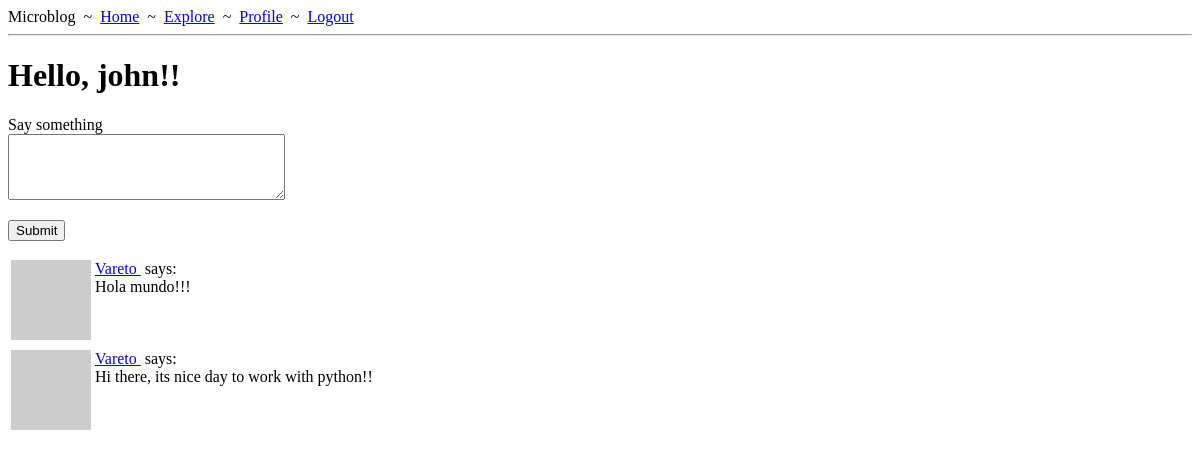
The page /index (signed in) on the database as committed earlier.
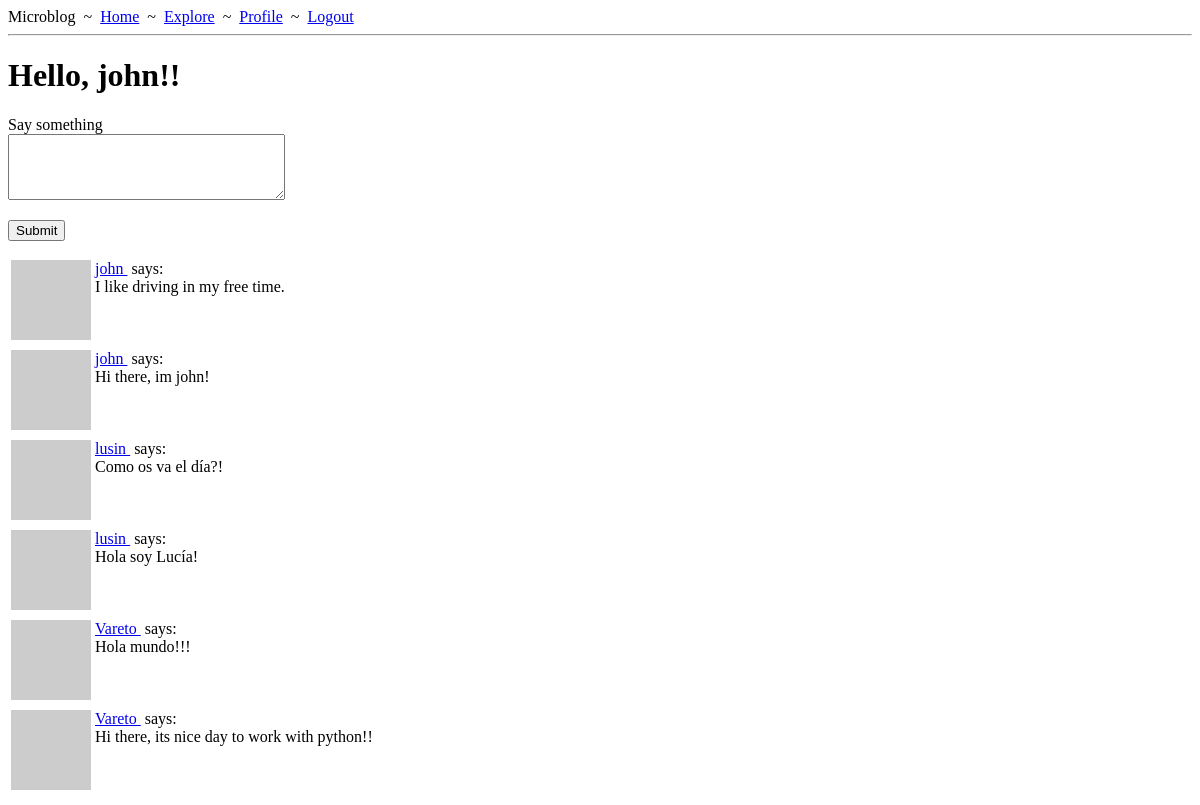
The same page on the database as committed later.
### app/models.py (models this page shows, shortened)
class User(UserMixin, db.Model):
    id: so.Mapped[int] = so.mapped_column(primary_key=True)
    username: so.Mapped[str] = so.mapped_column(sa.String(64), index=True,
                                                unique=True)
    email: so.Mapped[str] = so.mapped_column(sa.String(120), index=True,
                                             unique=True)
    password_hash: so.Mapped[Optional[str]] = so.mapped_column(sa.String(256))
    posts: so.WriteOnlyMapped['Post'] = so.relationship(
        back_populates='author'
    )
    following: so.WriteOnlyMapped['User'] = so.relationship(
        secondary=followers,
        primaryjoin=(followers.c.follower_id == id),
        secondaryjoin=(followers.c.followed_id == id),
        back_populates='followers'
    )
    followers: so.WriteOnlyMapped['User'] = so.relationship(
        secondary=followers,
        primaryjoin=(followers.c.followed_id == id),
        secondaryjoin=(followers.c.follower_id == id),
        back_populates='following'
    )
    about_me: so.Mapped[Optional[str]] = so.mapped_column(sa.String(140))
    last_seen: so.Mapped[Optional[datetime]] = so.mapped_column(
        default=lambda: datetime.now(timezone.utc))
    def avatar(self, size):
        digest = md5(self.email.lower().encode('utf-8')).hexdigest()
        return f'https://www.gravatar.com/avatar/{digest}?d=identicon&s={size}'
    def following_posts(self):
        Author = so.aliased(User)
        Follower = so.aliased(User)
        return (
            sa.select(Post)
            .join(Post.author.of_type(Author))
            .join(Author.followers.of_type(Follower), isouter=True)
            .where(sa.or_(
                Follower.id == self.id,
                Author.id == self.id
            ))
            .group_by(Post)
            .order_by(Post.timestamp.desc())
        )

class Post(db.Model):
    id: so.Mapped[int] = so.mapped_column(primary_key=True)
    body: so.Mapped[str] = so.mapped_column(sa.String(140))
    timestamp: so.Mapped[datetime] = so.mapped_column(
        index=True, default=lambda: datetime.now(timezone.utc)
    )
    user_id: so.Mapped[int] = so.mapped_column(sa.ForeignKey(User.id),
                                               index=True)
    author: so.Mapped[User] = so.relationship(back_populates='posts')

### app/routes.py (the view)
@app.route('/', methods=['GET', 'POST'])
@app.route('/index', methods=['GET', 'POST'])
@login_required
def index():
    form = PostForm()
    if form.validate_on_submit():
        post = Post(body=form.post.data, author=current_user)
        db.session.add(post)
        db.session.commit()
        flash('Your post is now live!')
        return redirect(url_for('index'))
    posts = db.session.scalars(current_user.following_posts()).all()
    return render_template('index.html', title='Home Page', form=form,
                           posts=posts)

### app/forms.py
class PostForm(FlaskForm):
    post = TextAreaField('Say something', validators=[
        DataRequired(), Length(min=1, max=140)])
    submit = SubmitField('Submit')

### app/models.py (called while the page is built)
@login.user_loader
def load_user(id):
    return db.session.get(User, int(id))

### app/routes.py (called while the page is built)
@app.before_request
def before_request():
    if current_user.is_authenticated:
        current_user.last_seen = datetime.now(timezone.utc)
        db.session.commit()

### app/templates/index.html (shortened to what this page needs)
{% extends "base.html" %}
{% block content %}
    <h1>Hello, {{ current_user.username }}!!</h1>
    {% if form %}
    <form action="" method="post">
        <p>
            {{ form.post.label }}<br>
            {{ form.post(cols=32, rows=4) }}<br>
        </p>
        <p>{{ form.submit() }}</p>
    </form>
    {% endif %}
    {% for post in posts %}
        {% include "_post.html" %}
    {% endfor %}
{% endblock %}

### app/templates/base.html (shortened to what this page needs)
<!DOCTYPE html>
<html>
  <head>
  </head>
  <body>
    <div>
      Microblog
      &nbsp;~&nbsp;
      <a href={{ url_for('index') }}>Home</a>
      &nbsp;~&nbsp;
      <a href={{ url_for('explore') }}>Explore</a>
      &nbsp;~&nbsp;
      {% if current_user.is_anonymous %}
      <a href={{ url_for('login') }}>Login</a>
      {% else %}
      <a href={{ url_for('user', username=current_user.username) }}>Profile</a>
      &nbsp;~&nbsp;
      <a href={{ url_for('logout') }}>Logout</a>
      {% endif %}
    </div>
    <hr />
    {% block content %} {% endblock content %}
  </body>
</html>

### app/templates/_post.html
<table>
  <tr valign="top">
    <td><img src="{{ post.author.avatar(36) }}" /></td>
    <td>
      <a href="{{ url_for('user', username=post.author.username) }}">
        {{ post.author.username }}
      </a>
      &nbsp;says:<br />{{ post.body }}
    </td>
  </tr>
</table>

Rows that differ between the two databases and show on the page:
added Post: author.username "john", body "I like driving in my free time."
added Post: author.username "john", body "Hi there, im john!"
added Post: author.username "lusin", body "Como os va el día?!"
added Post: author.username "lusin", body "Hola soy Lucía!"
